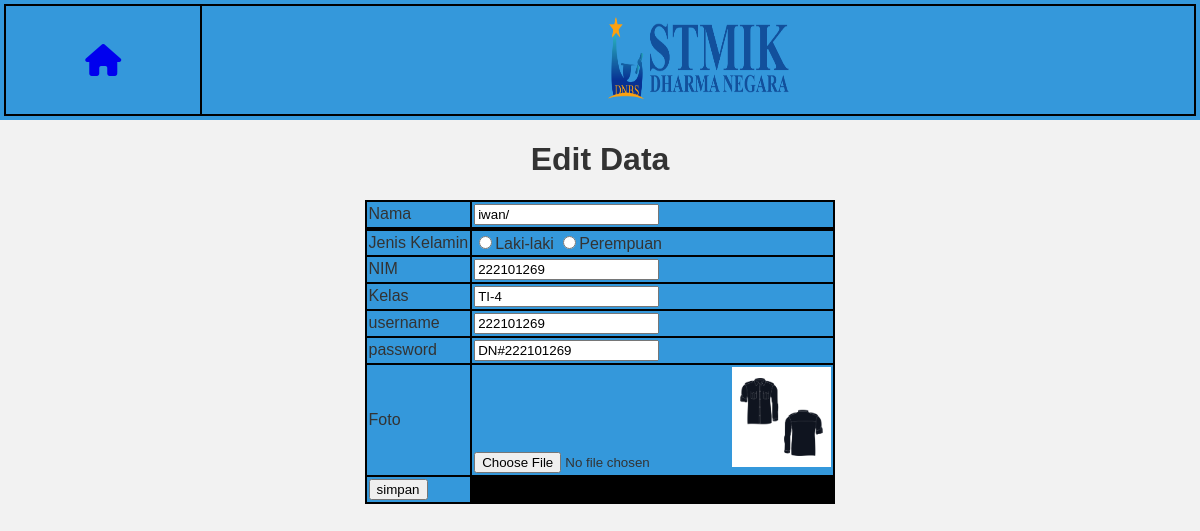
Screenshot of /admin/edit.php?id=11 with the database file from the repository.
### tables this page shows
CREATE TABLE `mahasiswa` (
  `id` int(11) NOT NULL,
  `nama` varchar(50) DEFAULT NULL,
  `jk` varchar(1) NOT NULL,
  `NIM` int(15) DEFAULT NULL,
  `kelas` varchar(7) DEFAULT NULL,
  `username` varchar(100) DEFAULT NULL,
  `password` varchar(100) DEFAULT NULL,
  `foto` varchar(100) DEFAULT NULL
);

### admin/edit.php (the view, shortened to what this page needs)
<?php
include("koneksi.php");
if (isset($_GET['id'])) {
    $id = $_GET['id'];
    $sql = "SELECT * FROM mahasiswa WHERE id = $id";
    $result = mysqli_query($db, $sql);
    if (mysqli_num_rows($result) == 1) {
        $data = mysqli_fetch_assoc($result);
    } else {
        echo "Data tidak ditemukan";
        exit();
    }
} else {
    echo "ID tidak valid";
    exit();
}
?>
<!DOCTYPE html>
<html>
<head>
    <link rel="stylesheet" href="fontawesome/css/all.css">
</head>
<body>
<div class="header">
    <table>
      <tr align="center">
          <td><a href="beranda.php" align="center"><i class="fa-solid fa-house fa-2x"></i></i></td>
            <td><img src="img/dnbs.png" alt="" height="100" width="200"></td>
      </tr>
    </table>
</div>
    <form action="edit.php?id=<?php echo $data['id']; ?>" method="post" enctype="multipart/form-data">
    <center><h1><b>Edit Data</b></h1>
        <table border="0">
			<tr>
                <td>Nama</td>
                <td><input type="text" name="nama" value=<?php echo $data['nama'];?>/></td>
			<tr>
            <tr>
                <td>Jenis Kelamin</td>
                <td><input type="radio" name="jk" value="Laki-laki"<?php if ($data ['jk'] == 'laki laki') echo 'checked';?>>Laki-laki
                    <input type="radio" name="jk" value="Perempuan"<?php if ($data ['jk'] == 'perempuan') echo 'checked';?>>Perempuan</td>
            </tr>
			<tr>
                <td>NIM</td>
                <td><input type="number" name="nim" value=<?php echo $data['NIM'];?> required/></td>
            </tr>
            <tr>
                <td>Kelas</td>
                <td><input type="text" name="kelas" value=<?php echo $data['kelas']?> ; required /></td>
            </tr>
            <tr>
                <td>username</td>
                <td><input type="text" name="username" value=<?php echo $data['username']?> ; required /></td>
            </tr>
            <tr>
                <td>password</td>
                <td><input type="text" name="password" value=<?php echo $data['password']?> ; required /></td>
            </tr>
            <tr>
				<td>Foto</td>
                <td><input type="file" name="foto">
				<img src="upload/<?php echo $data['foto']?>" alt="<?php echo $data['foto']?>" height="100px"><br></td>
			</tr>
			<tr>
				<td><input type="submit" value="simpan"></td>
			</tr>
		</table>
    </form></center>
</body>
</html>

### admin/edit.php (style rules this page uses)
body { font-family: 'Arial', sans-serif; background-color: #f2f2f2; margin: 0; padding: 0; color: #333; }
.header { background-color: #3498db; padding: 4px; color: white; text-align: center; }
.header table { text-align: center; padding:5; width:100%; }
table { background: black; }
table td { padding: 2px; margin: 2px; background: #3498db; }
table tr:nth-child(odd) td { background: #3498db; }

### rows the page displays
mahasiswa: nama "iwan/", nim "222101269", kelas "TI-4", username "222101269", password "DN#222101269", foto (picture)
